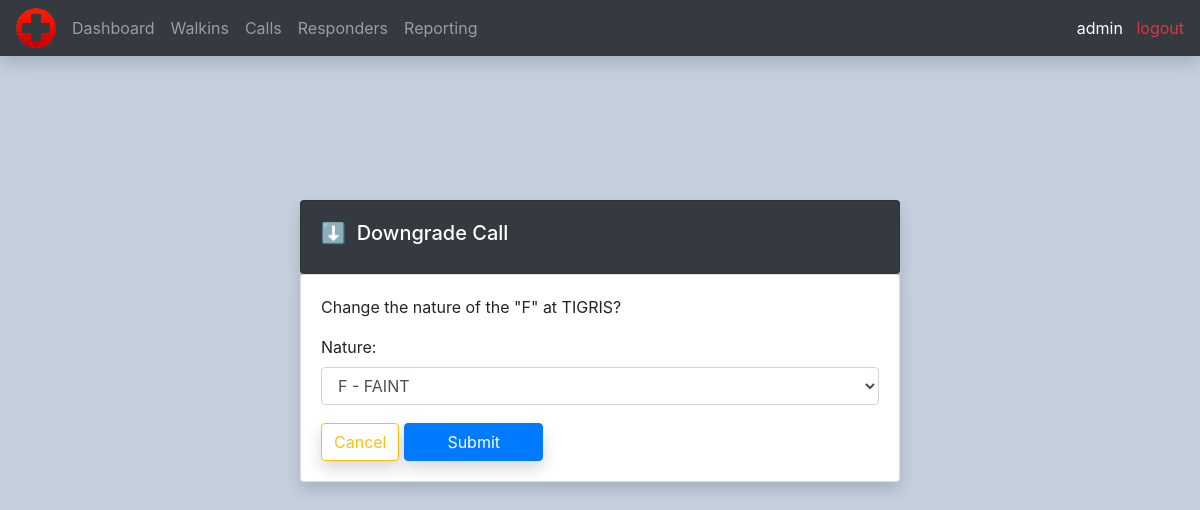
Screenshot of /downgrade_call/87/ (signed in) with the database file from the repository.
### calls/models.py (models this page shows, shortened)
class Call(models.Model):
    CALL_TYPES = (
        ('A', 'A - ALLERGIC REACTION'),
        ('B', 'B - BITE/STING'),
        ('C', 'C - CARDIAC'),
        ('E', 'E - EXPOSURE'),
        ('F', 'F - FAINT'),
        ('G', 'G - GUEST ASSISTANCE'),
        ('H', 'H - HEAT RELATED'),
        ('I', 'I - ILLNESS'),
        ('R', 'R - RESPIRATORY'),
        ('T', 'T - TRAUMA'),
        ('U', 'U - UNKNOWN'),
        ('X', 'X - SEIZURE')
    )
    ZONES = (
        ('701', '701'),
        ('705', '705'),
        ('710', '710'),
        ('720', '720'),
        ('725', '725'),
        ('730', '730'),
        ('740', '740'),
        ('745', '745'),
    )
    datetime = models.DateTimeField(auto_now_add=True, null=True)
    nature = models.CharField(max_length=100, null=True, choices=CALL_TYPES)
    responder = models.ForeignKey(Responder, on_delete=models.SET_NULL, null=True)
    red = models.BooleanField(default=False, blank=True, null=True)
    zone = models.CharField(max_length=100, choices=ZONES, default='701', null=True)
    location = models.CharField(max_length=100, null=True)
    caller = models.CharField(max_length=100,default="SECURITY", null=True)
    on_scene_time = models.TimeField(default=None, blank=True, null=True)
    upgrade_time = models.TimeField(default=None, blank=True, null=True)
    ems_on_scene_time = models.TimeField(default=None, blank=True, null=True)
    ems_clear_scene_time = models.TimeField(default=None, blank=True, null=True)
    cancel_time = models.TimeField(default=None, blank=True, null=True)

### calls/decorators.py (the view)
        def wrapper_func(request, *args, **kwargs):
            group = None
            if request.user.groups.exists():
                group = request.user.groups.all()[0].name
            if group in allowed_roles:
                return view_func(request, *args, **kwargs)
            else:
                return HttpResponse('You are not authorized to view this page')

### calls/forms.py
class DowngradeForm(ModelForm):
    class Meta:
        model = Call
        fields = ['nature']
        widgets = {
            'nature': Select(attrs={'type': 'text', 'class': 'form-control', 'style': 'margin-bottom: 10px;'})
        }

### calls/views.py (called while the page is built)
@login_required(login_url='login')
@allowed_users(allowed_roles=['Admin', 'Supervisors'])
def downgradeCall(request, pk):
    call = Call.objects.get(id=pk)
    form = DowngradeForm(instance=call)
    if request.method == 'POST':
        form = DowngradeForm(request.POST, instance=call)
        if form.is_valid():
            form.save()
            return redirect('/')
    context = {'form': form, 'call': call}
    return render(request, 'calls/downgrade_call.html', context)

### calls/templates/calls/downgrade_call.html (shortened to what this page needs)
{% extends 'calls/main.html' %}
{% load static %}
{% block content %}
<br>
<br>
<br>
<br>
<br>
<br>
<div class="row">
    <div class="col-md-12">
        <div class="card card-body w-50 m-auto bg-dark text-white shadow">
            <h5>⬇️&nbsp Downgrade Call</h5>
        </div>
        <div class="card card-body w-50 m-auto shadow">
            <p>Change the nature of the "{{ call.nature }}" at {{ call.location }}?</p>
            <form method="POST">
                {{ form }}
                <a class="btn btn-outline-warning mt-2 shadow" href="{% url 'home' %}">Cancel</a>
                <input class="btn btn-primary w-25 mt-2 shadow" type="submit" name="Yes">
            </form>
        </div>
    </div>
</div>
{% endblock %}

### calls/templates/calls/navbar.html (shortened to what this page needs)
{% load static %}
<nav class="navbar navbar-expand-lg navbar-dark bg-dark shadow">
  <img src="{% static 'images/logo.png' %}" id="logo" class="mr-2">
  <div class="collapse navbar-collapse" id="navbarNav">
    {% with url_name=request.resolver_match.url_name %}
    <ul class="navbar-nav">
      <li class="nav-item {% if url_name == 'home' %}active{% endif%}">
        <a class="nav-link" href="{% url 'home' %}">Dashboard</a>
      </li>
      <li class="nav-item {% if url_name == 'all_walkins' %}active{% endif%}">
        <a class="nav-link" href="{% url 'all_walkins' %}">Walkins</a>
      </li>
      <li class="nav-item {% if url_name == 'all_calls' %}active{% endif%}">
        <a class="nav-link" href="{% url 'all_calls' %}">Calls</a>
      </li>
      <li class="nav-item {% if url_name == 'all_responders' %}active{% endif%}">
        <a class="nav-link" href="{% url 'all_responders' %}">Responders</a>
      </li>
      <li class="nav-item {% if url_name == 'reporting' %}active{% endif%}">
        <a class="nav-link" href="{% url 'reporting' %}">Reporting</a>
      </li>
    </ul>
    {% endwith %}
  </div>
  <div>
    <span><a class="text-white">{{ request.user }}</a></span>
    <span><a class="text-danger" href="{% url 'logout' %}">&nbsp logout</a></span>
  </div>
</nav>

### static/css/main.css (style rules this page uses)
body { background-color: #c5cfde; }

### rows the page displays
Call: nature "F", location "TIGRIS", nature "F - FAINT"

### other values shown
{{ request.user }} "admin"
